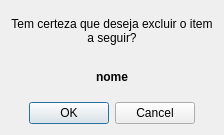
<?xml version="1.0" encoding="UTF-8"?>
<ui version="4.0">
 <class>Dialog</class>
 <widget class="QDialog" name="Dialog">
  <property name="geometry">
   <rect>
    <x>0</x>
    <y>0</y>
    <width>224</width>
    <height>135</height>
   </rect>
  </property>
  <property name="windowTitle">
   <string>Item</string>
  </property>
  <property name="styleSheet">
   <string notr="true">f</string>
  </property>
  <layout class="QVBoxLayout" name="verticalLayout">
   <item>
    <widget class="QLabel" name="texto">
     <property name="text">
      <string>Tem certeza que deseja excluir o item a seguir?</string>
     </property>
     <property name="alignment">
      <set>Qt::AlignCenter</set>
     </property>
     <property name="wordWrap">
      <bool>true</bool>
     </property>
    </widget>
   </item>
   <item>
    <widget class="QLabel" name="nomeLabel">
     <property name="styleSheet">
      <string notr="true">font: bold;</string>
     </property>
     <property name="text">
      <string>nome</string>
     </property>
     <property name="alignment">
      <set>Qt::AlignCenter</set>
     </property>
     <property name="wordWrap">
      <bool>true</bool>
     </property>
    </widget>
   </item>
   <item>
    <widget class="QDialogButtonBox" name="buttonBox">
     <property name="orientation">
      <enum>Qt::Horizontal</enum>
     </property>
     <property name="standardButtons">
      <set>QDialogButtonBox::Cancel|QDialogButtonBox::Ok</set>
     </property>
     <property name="centerButtons">
      <bool>true</bool>
     </property>
    </widget>
   </item>
  </layout>
 </widget>
 <resources/>
 <connections>
  <connection>
   <sender>buttonBox</sender>
   <signal>accepted()</signal>
   <receiver>Dialog</receiver>
   <slot>accept()</slot>
   <hints>
    <hint type="sourcelabel">
     <x>248</x>
     <y>254</y>
    </hint>
    <hint type="destinationlabel">
     <x>157</x>
     <y>274</y>
    </hint>
   </hints>
  </connection>
  <connection>
   <sender>buttonBox</sender>
   <signal>rejected()</signal>
   <receiver>Dialog</receiver>
   <slot>reject()</slot>
   <hints>
    <hint type="sourcelabel">
     <x>316</x>
     <y>260</y>
    </hint>
    <hint type="destinationlabel">
     <x>286</x>
     <y>274</y>
    </hint>
   </hints>
  </connection>
 </connections>
</ui>
